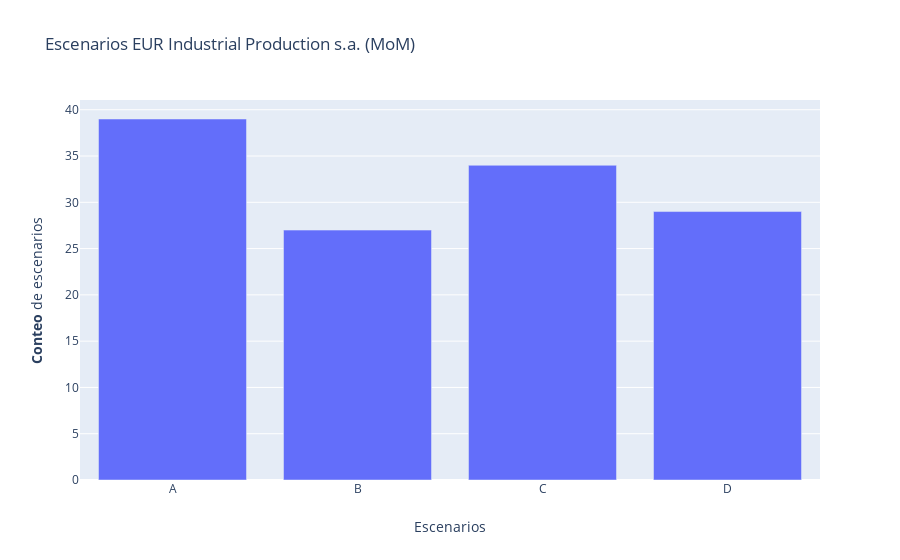

Here is the notebook cell this chart was saved with:
### Code cell
fig = go.Figure()
fig = make_subplots()
fig.add_trace(go.Bar(x=list(metricas_eur['escenario'].value_counts().sort_index().index), 
                     y=metricas_eur['escenario'].value_counts().sort_index(),name='Conteo',
                         hovertemplate = '<i>Casos</i>: %{y}'
                        '<br><b>Identificador</b>: %{x}<br>'),secondary_y=False)
# Título del grafico
fig.update_layout(title_text='Escenarios EUR Industrial Production s.a. (MoM)')
    
# Titulo eje x
fig.update_xaxes(title_text='Escenarios')
    
# Titulo eje y
fig.update_yaxes(title_text='<b>Conteo</b> de escenarios', secondary_y=False)
    
fig.show()

### Figure 1 — Plotly figure (JSON) as saved in the notebook; plotly's stock layout.template omitted (floating-point values rounded to 4 significant figures)
{"data": [{"hovertemplate": "<i>Casos</i>: %{y}<br><b>Identificador</b>: %{x}<br>", "name": "Conteo", "type": "bar", "x": ["A", "B", "C", "D"], "xaxis": "x", "y": [39, 27, 34, 29], "yaxis": "y"}], "layout": {"title": {"text": "Escenarios EUR Industrial Production s.a. (MoM)"}, "xaxis": {"anchor": "y", "domain": [0, 1], "title": {"text": "Escenarios"}}, "yaxis": {"anchor": "x", "domain": [0, 1], "title": {"text": "<b>Conteo</b> de escenarios"}}}}
